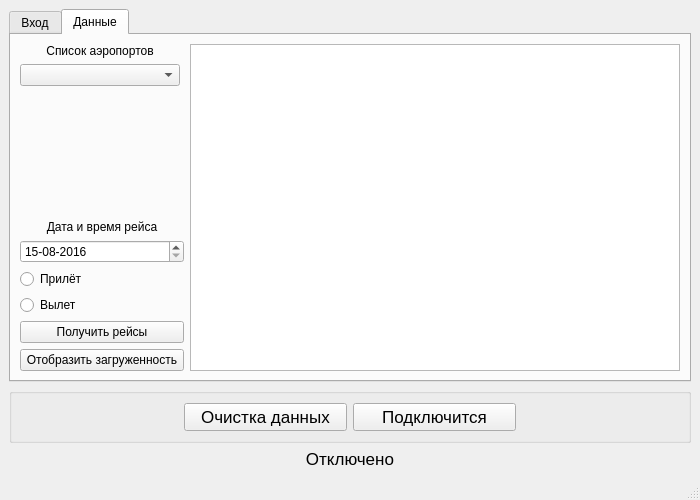
<?xml version="1.0" encoding="UTF-8"?>
<ui version="4.0">
 <class>MainWindow</class>
 <widget class="QMainWindow" name="MainWindow">
  <property name="geometry">
   <rect>
    <x>0</x>
    <y>0</y>
    <width>700</width>
    <height>500</height>
   </rect>
  </property>
  <property name="sizePolicy">
   <sizepolicy hsizetype="Fixed" vsizetype="Fixed">
    <horstretch>0</horstretch>
    <verstretch>0</verstretch>
   </sizepolicy>
  </property>
  <property name="minimumSize">
   <size>
    <width>700</width>
    <height>500</height>
   </size>
  </property>
  <property name="maximumSize">
   <size>
    <width>700</width>
    <height>500</height>
   </size>
  </property>
  <property name="windowTitle">
   <string>MainWindow</string>
  </property>
  <widget class="QWidget" name="centralwidget">
   <layout class="QGridLayout" name="gridLayout">
    <item row="0" column="0">
     <widget class="QTabWidget" name="tabWidget_main_">
      <property name="currentIndex">
       <number>1</number>
      </property>
      <widget class="QWidget" name="widget">
       <attribute name="title">
        <string>Вход</string>
       </attribute>
       <layout class="QHBoxLayout" name="horizontalLayout_3">
        <item>
         <widget class="QGroupBox" name="groupBox_menu_">
          <property name="sizePolicy">
           <sizepolicy hsizetype="Fixed" vsizetype="Expanding">
            <horstretch>0</horstretch>
            <verstretch>0</verstretch>
           </sizepolicy>
          </property>
          <property name="maximumSize">
           <size>
            <width>16777215</width>
            <height>16777215</height>
           </size>
          </property>
          <property name="font">
           <font>
            <pointsize>13</pointsize>
           </font>
          </property>
          <property name="title">
           <string>Росавиация</string>
          </property>
          <layout class="QGridLayout" name="gridLayout_3">
           <item row="1" column="0">
            <widget class="QLabel" name="label_port_">
             <property name="sizePolicy">
              <sizepolicy hsizetype="Preferred" vsizetype="Preferred">
               <horstretch>0</horstretch>
               <verstretch>0</verstretch>
              </sizepolicy>
             </property>
             <property name="font">
              <font>
               <pointsize>13</pointsize>
              </font>
             </property>
             <property name="text">
              <string>Порт</string>
             </property>
            </widget>
           </item>
           <item row="3" column="0">
            <widget class="QLabel" name="label_user_">
             <property name="font">
              <font>
               <pointsize>13</pointsize>
              </font>
             </property>
             <property name="text">
              <string>Пользователь</string>
             </property>
            </widget>
           </item>
           <item row="0" column="1">
            <widget class="QLineEdit" name="lineEdit_name_host_">
             <property name="sizePolicy">
              <sizepolicy hsizetype="Fixed" vsizetype="Fixed">
               <horstretch>0</horstretch>
               <verstretch>0</verstretch>
              </sizepolicy>
             </property>
             <property name="minimumSize">
              <size>
               <width>261</width>
               <height>0</height>
              </size>
             </property>
             <property name="maximumSize">
              <size>
               <width>16777215</width>
               <height>37</height>
              </size>
             </property>
            </widget>
           </item>
           <item row="2" column="0">
            <widget class="QLabel" name="label_name_bd_">
             <property name="sizePolicy">
              <sizepolicy hsizetype="Preferred" vsizetype="Preferred">
               <horstretch>0</horstretch>
               <verstretch>0</verstretch>
              </sizepolicy>
             </property>
             <property name="font">
              <font>
               <pointsize>13</pointsize>
              </font>
             </property>
             <property name="text">
              <string>Имя базы данных</string>
             </property>
            </widget>
           </item>
           <item row="4" column="0">
            <widget class="QLabel" name="label_user_password_">
             <property name="sizePolicy">
              <sizepolicy hsizetype="Preferred" vsizetype="Preferred">
               <horstretch>0</horstretch>
               <verstretch>0</verstretch>
              </sizepolicy>
             </property>
             <property name="font">
              <font>
               <pointsize>13</pointsize>
              </font>
             </property>
             <property name="text">
              <string>Пароль</string>
             </property>
            </widget>
           </item>
           <item row="4" column="1">
            <widget class="QLineEdit" name="lineEdit_user_password_">
             <property name="sizePolicy">
              <sizepolicy hsizetype="Fixed" vsizetype="Fixed">
               <horstretch>0</horstretch>
               <verstretch>0</verstretch>
              </sizepolicy>
             </property>
             <property name="minimumSize">
              <size>
               <width>261</width>
               <height>0</height>
              </size>
             </property>
             <property name="maximumSize">
              <size>
               <width>16777215</width>
               <height>37</height>
              </size>
             </property>
            </widget>
           </item>
           <item row="2" column="1">
            <widget class="QLineEdit" name="lineEdit_name_bd_">
             <property name="sizePolicy">
              <sizepolicy hsizetype="Fixed" vsizetype="Fixed">
               <horstretch>0</horstretch>
               <verstretch>0</verstretch>
              </sizepolicy>
             </property>
             <property name="minimumSize">
              <size>
               <width>261</width>
               <height>0</height>
              </size>
             </property>
             <property name="maximumSize">
              <size>
               <width>16777215</width>
               <height>37</height>
              </size>
             </property>
            </widget>
           </item>
           <item row="3" column="1">
            <widget class="QLineEdit" name="lineEdit_user_">
             <property name="sizePolicy">
              <sizepolicy hsizetype="Fixed" vsizetype="Fixed">
               <horstretch>0</horstretch>
               <verstretch>0</verstretch>
              </sizepolicy>
             </property>
             <property name="minimumSize">
              <size>
               <width>261</width>
               <height>0</height>
              </size>
             </property>
             <property name="maximumSize">
              <size>
               <width>16777215</width>
               <height>37</height>
              </size>
             </property>
            </widget>
           </item>
           <item row="0" column="0">
            <widget class="QLabel" name="label_name_host_">
             <property name="sizePolicy">
              <sizepolicy hsizetype="Preferred" vsizetype="Preferred">
               <horstretch>0</horstretch>
               <verstretch>0</verstretch>
              </sizepolicy>
             </property>
             <property name="minimumSize">
              <size>
               <width>100</width>
               <height>0</height>
              </size>
             </property>
             <property name="maximumSize">
              <size>
               <width>200</width>
               <height>16777215</height>
              </size>
             </property>
             <property name="font">
              <font>
               <pointsize>13</pointsize>
              </font>
             </property>
             <property name="text">
              <string>Имя хоста</string>
             </property>
            </widget>
           </item>
           <item row="1" column="1">
            <widget class="QLineEdit" name="lineEdit_port_">
             <property name="sizePolicy">
              <sizepolicy hsizetype="Fixed" vsizetype="Fixed">
               <horstretch>0</horstretch>
               <verstretch>0</verstretch>
              </sizepolicy>
             </property>
             <property name="minimumSize">
              <size>
               <width>261</width>
               <height>0</height>
              </size>
             </property>
             <property name="maximumSize">
              <size>
               <width>16777215</width>
               <height>37</height>
              </size>
             </property>
            </widget>
           </item>
          </layout>
         </widget>
        </item>
       </layout>
      </widget>
      <widget class="QWidget" name="widget_2">
       <attribute name="title">
        <string>Данные</string>
       </attribute>
       <layout class="QGridLayout" name="gridLayout_2">
        <item row="0" column="0" rowspan="2">
         <layout class="QVBoxLayout" name="verticalLayout">
          <item>
           <widget class="QLabel" name="label_airports_lists_">
            <property name="sizePolicy">
             <sizepolicy hsizetype="Fixed" vsizetype="Fixed">
              <horstretch>0</horstretch>
              <verstretch>0</verstretch>
             </sizepolicy>
            </property>
            <property name="minimumSize">
             <size>
              <width>160</width>
              <height>0</height>
             </size>
            </property>
            <property name="maximumSize">
             <size>
              <width>160</width>
              <height>16777215</height>
             </size>
            </property>
            <property name="text">
             <string>Список аэропортов</string>
            </property>
            <property name="alignment">
             <set>Qt::AlignmentFlag::AlignCenter</set>
            </property>
           </widget>
          </item>
          <item>
           <widget class="QComboBox" name="comboBox_airports_">
            <property name="sizePolicy">
             <sizepolicy hsizetype="Minimum" vsizetype="Fixed">
              <horstretch>0</horstretch>
              <verstretch>0</verstretch>
             </sizepolicy>
            </property>
            <property name="minimumSize">
             <size>
              <width>160</width>
              <height>0</height>
             </size>
            </property>
            <property name="maximumSize">
             <size>
              <width>160</width>
              <height>16777215</height>
             </size>
            </property>
           </widget>
          </item>
          <item>
           <spacer name="verticalSpacer_2">
            <property name="orientation">
             <enum>Qt::Orientation::Vertical</enum>
            </property>
            <property name="sizeHint" stdset="0">
             <size>
              <width>20</width>
              <height>40</height>
             </size>
            </property>
           </spacer>
          </item>
          <item>
           <widget class="QLabel" name="label_date_">
            <property name="text">
             <string>Дата и время рейса</string>
            </property>
            <property name="alignment">
             <set>Qt::AlignmentFlag::AlignCenter</set>
            </property>
           </widget>
          </item>
          <item>
           <widget class="QDateEdit" name="dateEdit_flights_date_">
            <property name="maximumDate">
             <date>
              <year>2017</year>
              <month>9</month>
              <day>14</day>
             </date>
            </property>
            <property name="minimumDate">
             <date>
              <year>2016</year>
              <month>8</month>
              <day>15</day>
             </date>
            </property>
            <property name="minimumTime">
             <time>
              <hour>0</hour>
              <minute>0</minute>
              <second>0</second>
             </time>
            </property>
            <property name="displayFormat">
             <string>dd-MM-yyyy</string>
            </property>
           </widget>
          </item>
          <item>
           <widget class="QRadioButton" name="radioButton_arrival_">
            <property name="font">
             <font>
              <pointsize>9</pointsize>
             </font>
            </property>
            <property name="layoutDirection">
             <enum>Qt::LayoutDirection::LeftToRight</enum>
            </property>
            <property name="text">
             <string>Прилёт</string>
            </property>
           </widget>
          </item>
          <item>
           <widget class="QRadioButton" name="radioButton_departure_">
            <property name="font">
             <font>
              <pointsize>9</pointsize>
             </font>
            </property>
            <property name="text">
             <string>Вылет</string>
            </property>
           </widget>
          </item>
          <item>
           <widget class="QPushButton" name="pushButton_flights_">
            <property name="text">
             <string>Получить рейсы</string>
            </property>
           </widget>
          </item>
          <item>
           <widget class="QPushButton" name="pushButton_workload_">
            <property name="text">
             <string>Отобразить загруженность</string>
            </property>
           </widget>
          </item>
         </layout>
        </item>
        <item row="0" column="1" rowspan="2" colspan="3">
         <widget class="QTableView" name="tableView_flights_"/>
        </item>
       </layout>
      </widget>
     </widget>
    </item>
    <item row="1" column="0">
     <widget class="QGroupBox" name="groupBox_buttons_">
      <property name="font">
       <font>
        <pointsize>14</pointsize>
       </font>
      </property>
      <property name="title">
       <string/>
      </property>
      <layout class="QHBoxLayout" name="horizontalLayout">
       <item>
        <spacer name="horizontalSpacer">
         <property name="orientation">
          <enum>Qt::Orientation::Horizontal</enum>
         </property>
         <property name="sizeHint" stdset="0">
          <size>
           <width>40</width>
           <height>20</height>
          </size>
         </property>
        </spacer>
       </item>
       <item>
        <widget class="QPushButton" name="pushButton_clear_">
         <property name="sizePolicy">
          <sizepolicy hsizetype="Expanding" vsizetype="Fixed">
           <horstretch>0</horstretch>
           <verstretch>0</verstretch>
          </sizepolicy>
         </property>
         <property name="font">
          <font>
           <pointsize>13</pointsize>
          </font>
         </property>
         <property name="text">
          <string>Очистка данных</string>
         </property>
        </widget>
       </item>
       <item>
        <widget class="QPushButton" name="pushButton_connect_">
         <property name="sizePolicy">
          <sizepolicy hsizetype="Expanding" vsizetype="Fixed">
           <horstretch>0</horstretch>
           <verstretch>0</verstretch>
          </sizepolicy>
         </property>
         <property name="font">
          <font>
           <pointsize>13</pointsize>
          </font>
         </property>
         <property name="text">
          <string>Подключится</string>
         </property>
        </widget>
       </item>
       <item>
        <spacer name="horizontalSpacer_2">
         <property name="orientation">
          <enum>Qt::Orientation::Horizontal</enum>
         </property>
         <property name="sizeHint" stdset="0">
          <size>
           <width>40</width>
           <height>20</height>
          </size>
         </property>
        </spacer>
       </item>
      </layout>
     </widget>
    </item>
    <item row="2" column="0">
     <widget class="QLabel" name="label_status_connect_">
      <property name="font">
       <font>
        <pointsize>13</pointsize>
       </font>
      </property>
      <property name="text">
       <string>Отключено</string>
      </property>
      <property name="alignment">
       <set>Qt::AlignmentFlag::AlignCenter</set>
      </property>
     </widget>
    </item>
   </layout>
  </widget>
  <widget class="QMenuBar" name="menubar">
   <property name="geometry">
    <rect>
     <x>0</x>
     <y>0</y>
     <width>700</width>
     <height>26</height>
    </rect>
   </property>
  </widget>
  <widget class="QStatusBar" name="statusbar"/>
 </widget>
 <resources/>
 <connections/>
</ui>
